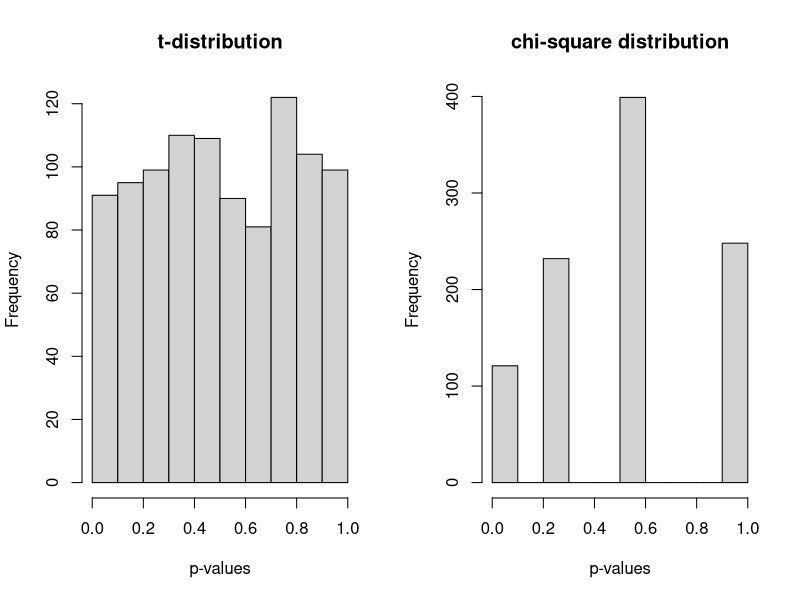

Here is the R script that generated this plot:
set.seed(5)
pvals_t = c()
pvals_chi2 = c()

# t-distribution
for (i in 1:1000) {
    ttest = t.test(rnorm(10, mean = 0, sd = 1), conf.level = 0.95)
    pvals_t = c(pvals_t, ttest$p.value)
}
typeI_t <- sum(pvals_t < 0.05) / 1000

#chi-squared distribution
for(i in 1:1000){
    obs <- table(factor(sample(1:2, 10, replace = TRUE), levels = 1:2))
    exp <- c(5, 5)
    chi2test = chisq.test(obs, p = exp/sum(exp))
    pvals_chi2 = c(pvals_chi2, chi2test$p.value)
}
typeI_chi2 <- sum(pvals_chi2 < 0.05) / 1000

par(mfrow = c(1, 2))
hist(pvals_t, main = "t-distribution", xlab = "p-values")
hist(pvals_chi2, main = "chi-square distribution", xlab = "p-values")

sol <- list(typeI_t = typeI_t, typeI_chi2=typeI_chi2)